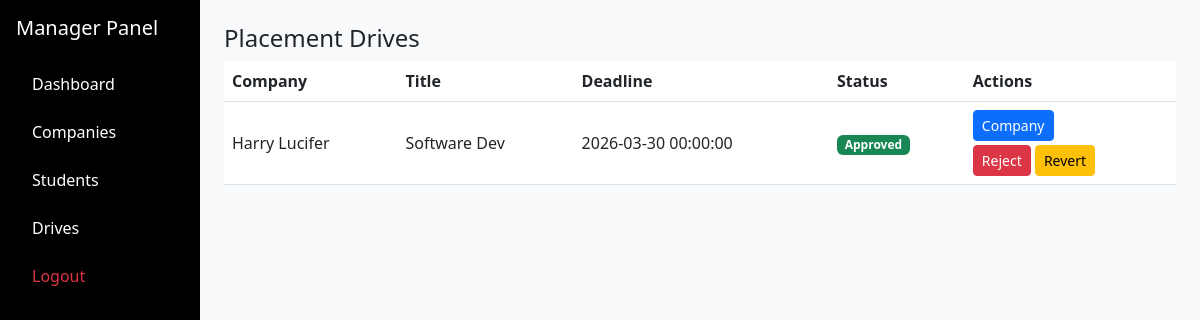
/manager/drives (signed in), run on the app's committed database.
### application/models.py (models this page shows)
class Drive(db.Model):
    id = db.Column(db.Integer, primary_key=True)
    companyId = db.Column(db.Integer, db.ForeignKey('company.id'), nullable=False)
    title = db.Column(db.String(100), nullable=False)
    description = db.Column(db.Text, nullable=True)
    eligibilityCriteria = db.Column(db.Text, nullable=True)
    salary = db.Column(db.String(50), nullable=True)
    skillsRequired = db.Column(db.String(200), nullable=True)
    experienceRequired = db.Column(db.String(50), nullable=True)
    applicationDeadline = db.Column(db.DateTime, nullable=False)
    vacancy = db.Column(db.Integer, nullable=False)
    location = db.Column(db.String(100), nullable=True)
    hiringStatus = db.Column(db.String(50), nullable=False, default="Hiring")
    adminStatus = db.Column(db.String(50), nullable=False, default="Pending")
    applications = db.relationship('Application', backref='drive', lazy=True)
    interviewrounds = db.Column(db.Integer, nullable=False, default=2)

class Company(db.Model, UserMixin):
    id = db.Column(db.Integer, primary_key=True)
    username = db.Column(db.String(100), unique=True, nullable=False)
    email = db.Column(db.String(120), unique=True, nullable=False)
    name = db.Column(db.String(100), unique=True, nullable=False)
    password = db.Column(db.String(128), nullable=False)
    category = db.Column(db.String(50), nullable=False) # Gold, Silver, etc.
    scale = db.Column(db.String(50), nullable=False)    # MNC, Startup, etc.
    description = db.Column(db.Text, nullable=True)
    placementHistory = db.Column(db.Text, nullable=True)
    address = db.Column(db.String(100), nullable=True)
    locations = db.Column(db.String(200), nullable=True)
    website = db.Column(db.String(100), nullable=True)
    contactName = db.Column(db.String(100), nullable=True)
    contactEmail = db.Column(db.String(120), nullable=True)
    status = db.Column(db.String(50), nullable=False, default="Pending")
    isBlacklisted = db.Column(db.Boolean, nullable=False, default=False)
    drives = db.relationship('Drive', backref='company', lazy=True)

### application/controllers.py (the view)
@app.route("/manager/drives")
@login_required
def manager_drives():
    if current_user.type != "manager":
        return redirect("/login")
    drives = Drive.query.all()
    return render_template("drives.html", drives=drives)

### app.py (called while the page is built)
def create_app():
    app = Flask(__name__)
    app.config['SECRET_KEY'] = "afgjke12359754iloyuremane45j"
    app.config['SQLALCHEMY_DATABASE_URI'] = 'sqlite:///placement_portal.sqlite3'
    app.config['SQLALCHEMY_TRACK_MODIFICATIONS'] = False
    app.debug = True
    db.init_app(app)
    login_manager.init_app(app)
    login_manager.login_view = "login"
    @login_manager.user_loader
    def load_user(user_id):
        if not user_id:
            return None
        try:
            uid = int(user_id)
        except Exception:
            return None
        user = User.query.get(uid)
        if user:
            return user
        return Company.query.get(uid)
    return app

### templates/drives.html (shortened to what this page needs)
<!DOCTYPE html>
<html>
<head>
<link href="https://cdn.jsdelivr.net/npm/bootstrap@5.3.0/dist/css/bootstrap.min.css" rel="stylesheet">
</head>
<body class="bg-light">
<div class="container-fluid">
<div class="row">
<div class="col-md-3 col-lg-2 bg-black text-white min-vh-100 p-3 d-none d-md-block">
<h5 class="mb-4">Manager Panel</h5>
<ul class="nav flex-column">
<li class="nav-item mb-2">
<a href="/manager" class="nav-link text-white">Dashboard</a>
</li>
<li class="nav-item mb-2">
<a href="/manager/companies" class="nav-link text-white">Companies</a>
</li>
<li class="nav-item mb-2">
<a href="/manager/students" class="nav-link text-white">Students</a>
</li>
<li class="nav-item mb-2">
<a href="/manager/drives" class="nav-link text-white">Drives</a>
</li>
<li class="nav-item">
<a href="/logout" class="nav-link text-danger">Logout</a>
</li>
</ul>
</div>
<div class="col-md-9 col-lg-10 p-4">
<h4>Placement Drives</h4>
<div class="table-responsive">
<table class="table table-hover align-middle">
<thead>
<tr>
<th>Company</th>
<th>Title</th>
<th>Deadline</th>
<th>Status</th>
<th>Actions</th>
</tr>
</thead>
<tbody>
{% for drive in drives %}
<tr>
<td>{{drive.company.name}}</td>
<td>{{drive.title}}</td>
<td>{{drive.applicationDeadline}}</td>
<td>
{% if drive.adminStatus == "Pending" %}
<span class="badge bg-warning text-dark">Pending</span>
{% elif drive.adminStatus == "Approved" %}
<span class="badge bg-success">Approved</span>
{% elif drive.adminStatus == "Rejected" %}
<span class="badge bg-danger">Rejected</span>
{% endif %}
</td>
<td>
<a href="/manager/company/{{drive.company.id}}"
class="btn btn-primary btn-sm">
Company
</a>
<div class="mt-1">
{% if drive.adminStatus == "Pending" %}
<a href="/manager/drive/approve/{{drive.id}}"
class="btn btn-success btn-sm">
Approve
</a>
<a href="/manager/drive/reject/{{drive.id}}"
class="btn btn-danger btn-sm">
Reject
</a>
{% elif drive.adminStatus == "Approved" %}
<a href="/manager/drive/reject/{{drive.id}}"
class="btn btn-danger btn-sm">
Reject
</a>
<a href="/manager/drive/pending/{{drive.id}}"
class="btn btn-warning btn-sm">
Revert
</a>
{% endif %}
</div>
</td>
</tr>
{% endfor %}
</tbody>
</table>
</div>
</div>
</div>
</body>
</html>

### data on the page
Drive: company.name "Harry Lucifer", title "Software Dev", applicationDeadline "2026-03-30 00:00:00", adminStatus "Approved"
